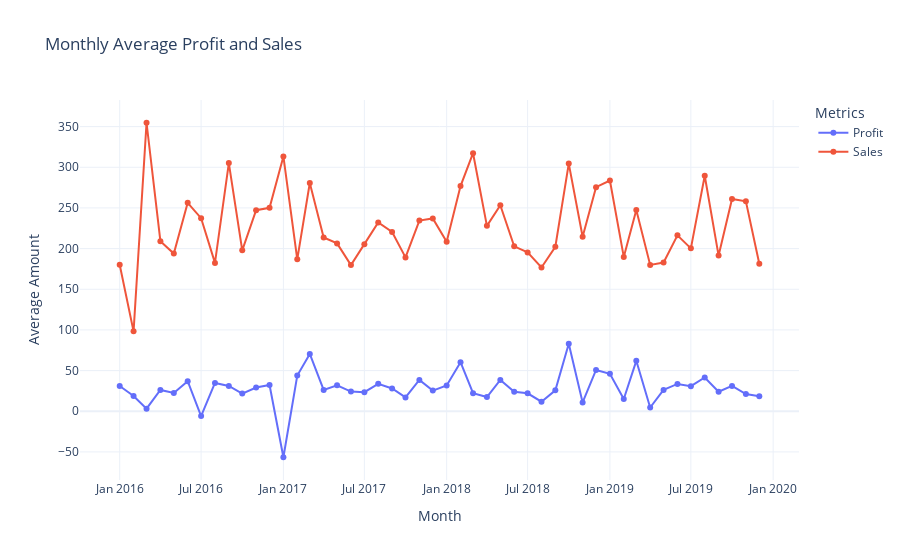

Source (notebook cell):
### Code cell
sales_df['Order Date'] = pd.to_datetime(sales_df['Order Date'], dayfirst=True, errors='coerce')
sales_df['YearMonth'] = sales_df['Order Date'].dt.to_period('M')
monthly_avg = sales_df.groupby('YearMonth').agg({'Profit': 'mean', 'Sales': 'mean'}).reset_index()
monthly_avg['YearMonth'] = monthly_avg['YearMonth'].dt.to_timestamp()

# Create the line chart with two trend lines
fig = px.line(monthly_avg, x='YearMonth', y=['Profit', 'Sales'],
              title='Monthly Average Profit and Sales',
              labels={'value': 'Amount', 'variable': 'Metrics'},
              markers=True)

# Update layout for better readability
fig.update_layout(
    xaxis_title='Month',
    yaxis_title='Average Amount',
    template='plotly_white',
    legend_title='Metrics'
)

# Show the figure
fig.show()

### Figure 1 — Plotly figure (JSON) as saved in the notebook; plotly's stock layout.template omitted (floating-point values rounded to 4 significant figures)
{"data": [{"hovertemplate": "Metrics=Profit<br>YearMonth=%{x}<br>Amount=%{y}<extra></extra>", "legendgroup": "Profit", "line": {"color": "#636efa", "dash": "solid"}, "marker": {"symbol": "circle"}, "mode": "markers+lines", "name": "Profit", "orientation": "v", "showlegend": true, "type": "scatter", "x": ["2016-01-01T00:00:00", "2016-02-01T00:00:00", "2016-03-01T00:00:00", "2016-04-01T00:00:00", "2016-05-01T00:00:00", "2016-06-01T00:00:00", "2016-07-01T00:00:00", "2016-08-01T00:00:00", "2016-09-01T00:00:00", "2016-10-01T00:00:00", "2016-11-01T00:00:00", "2016-12-01T00:00:00", "2017-01-01T00:00:00", "2017-02-01T00:00:00", "2017-03-01T00:00:00", "2017-04-01T00:00:00", "2017-05-01T00:00:00", "2017-06-01T00:00:00", "2017-07-01T00:00:00", "2017-08-01T00:00:00", "2017-09-01T00:00:00", "2017-10-01T00:00:00", "2017-11-01T00:00:00", "2017-12-01T00:00:00", "2018-01-01T00:00:00", "2018-02-01T00:00:00", "2018-03-01T00:00:00", "2018-04-01T00:00:00", "2018-05-01T00:00:00", "2018-06-01T00:00:00", "2018-07-01T00:00:00", "2018-08-01T00:00:00", "2018-09-01T00:00:00", "2018-10-01T00:00:00", "2018-11-01T00:00:00", "2018-12-01T00:00:00", "2019-01-01T00:00:00", "2019-02-01T00:00:00", "2019-03-01T00:00:00", "2019-04-01T00:00:00", "2019-05-01T00:00:00", "2019-06-01T00:00:00", "2019-07-01T00:00:00", "2019-08-01T00:00:00", "2019-09-01T00:00:00", "2019-10-01T00:00:00", "2019-11-01T00:00:00", "2019-12-01T00:00:00"], "xaxis": "x", "y": [31.02, 18.75, 3.177, 26.13, 22.45, 36.86, -5.884, 34.76, 31.07, 21.69, 29.22, 32.31, -56.57, 43.97, 70.52, 26.17, 31.97, 24.17, 23.49, 33.68, 28.02, 16.97, 38.5, 25.37, 31.74, 60.3, 22.16, 17.52, 38.5, 23.87, 22.05, 11.72, 25.7, 82.87, 10.84, 50.81, 46.07, 15.08, 61.98, 4.597, 26.21, 33.56, 30.76, 41.47, 23.95, 31.13, 21.11, 18.36], "yaxis": "y"}, {"hovertemplate": "Metrics=Sales<br>YearMonth=%{x}<br>Amount=%{y}<extra></extra>", "legendgroup": "Sales", "line": {"color": "#EF553B", "dash": "solid"}, "marker": {"symbol": "circle"}, "mode": "markers+lines", "name": "Sales", "orientation": "v", "showlegend": true, "type": "scatter", "x": ["2016-01-01T00:00:00", "2016-02-01T00:00:00", "2016-03-01T00:00:00", "2016-04-01T00:00:00", "2016-05-01T00:00:00", "2016-06-01T00:00:00", "2016-07-01T00:00:00", "2016-08-01T00:00:00", "2016-09-01T00:00:00", "2016-10-01T00:00:00", "2016-11-01T00:00:00", "2016-12-01T00:00:00", "2017-01-01T00:00:00", "2017-02-01T00:00:00", "2017-03-01T00:00:00", "2017-04-01T00:00:00", "2017-05-01T00:00:00", "2017-06-01T00:00:00", "2017-07-01T00:00:00", "2017-08-01T00:00:00", "2017-09-01T00:00:00", "2017-10-01T00:00:00", "2017-11-01T00:00:00", "2017-12-01T00:00:00", "2018-01-01T00:00:00", "2018-02-01T00:00:00", "2018-03-01T00:00:00", "2018-04-01T00:00:00", "2018-05-01T00:00:00", "2018-06-01T00:00:00", "2018-07-01T00:00:00", "2018-08-01T00:00:00", "2018-09-01T00:00:00", "2018-10-01T00:00:00", "2018-11-01T00:00:00", "2018-12-01T00:00:00", "2019-01-01T00:00:00", "2019-02-01T00:00:00", "2019-03-01T00:00:00", "2019-04-01T00:00:00", "2019-05-01T00:00:00", "2019-06-01T00:00:00", "2019-07-01T00:00:00", "2019-08-01T00:00:00", "2019-09-01T00:00:00", "2019-10-01T00:00:00", "2019-11-01T00:00:00", "2019-12-01T00:00:00"], "xaxis": "x", "y": [180.2, 98.26, 354.7, 209.1, 193.8, 256.3, 237.4, 182.4, 305.1, 197.8, 247.3, 250.2, 313.3, 186.7, 280.6, 213.7, 206.4, 179.7, 205.5, 232.1, 220.5, 189.2, 234.5, 237.1, 208.3, 276.9, 317.3, 227.9, 253.3, 202.7, 195.3, 176.8, 202.2, 304.5, 214.6, 275.6, 283.7, 189.7, 247.4, 179.9, 182.9, 216.3, 200.3, 289.5, 191.4, 261.0, 258.1, 181.4], "yaxis": "y"}], "layout": {"legend": {"title": {"text": "Metrics"}, "tracegroupgap": 0}, "title": {"text": "Monthly Average Profit and Sales"}, "xaxis": {"anchor": "y", "domain": [0, 1], "title": {"text": "Month"}}, "yaxis": {"anchor": "x", "domain": [0, 1], "title": {"text": "Average Amount"}}}}
